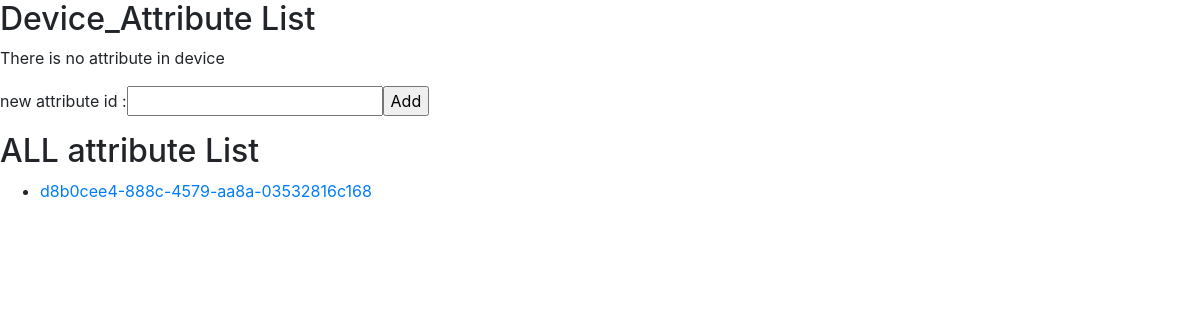
The page /api/v1/device/28fb2f49-3aaf-4c02-975c-9a4e72ce02de/attribute/ on the database as committed earlier.
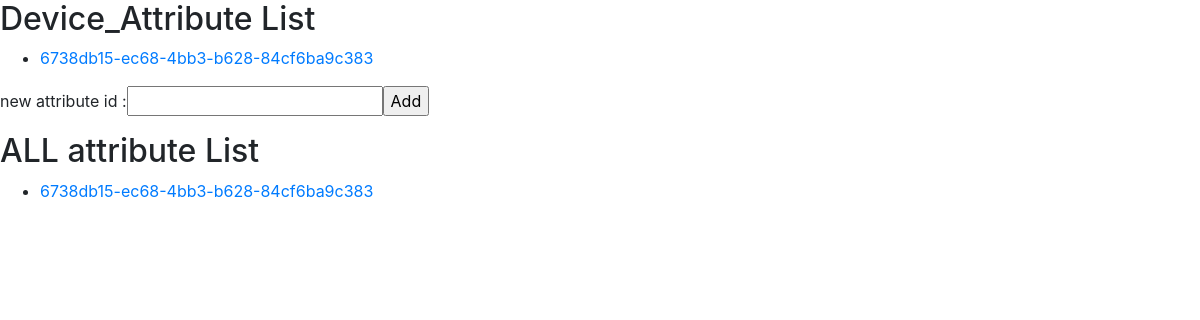
The same page on the database as committed later.
### attribute/models.py (models this page shows)
class Attribute(models.Model):
    id = models.CharField(max_length=36, primary_key=True, default=uuid.uuid4())
    key = models.CharField(max_length=50)
    label_ko = models.CharField(max_length=50)
    label_en = models.CharField(max_length=50)
    super_permission = models.IntegerField()
    user_permission = models.IntegerField()
    is_object = models.BooleanField()
    is_array = models.BooleanField()
    is_object_array = models.BooleanField()
    created_at = models.DateTimeField(auto_now_add=True)
    updated_at = models.DateTimeField(auto_now=True)

### device/models.py (models this page shows)
class Device_Attribute(models.Model):
    device = models.ForeignKey(Device, on_delete=models.CASCADE)
    attribute = models.ForeignKey('attribute.Attribute', on_delete=models.CASCADE)

### device/views.py (the view, shortened to what this page needs)
# urls.py: path('<device_id>/attribute/',views.device_attribute),
@csrf_exempt
def device_attribute(request, device_id):
    if request.method == 'GET':
        device_attribute_list = Device_Attribute.objects.filter(device_id=device_id)
        attribute_list = Attribute.objects.all()
        context = {'category': 'device', 'sub_category': 'attribute', 'included_list': device_attribute_list,
                   'sub_list': attribute_list}
        return render(request, 'deviceattributeviewer.html', context)

### templates/deviceattributeviewer.html
{% load static %}
<link rel="stylesheet" type="text/css" href="{% static 'bootstrap.min.css' %}">
<h2>Device_Attribute List</h2>
{% if included_list %}
    <ul>
    {% for included in included_list %}
        <div class = "form-inline form-group">
            <li><a href="{{ included.attribute.id }}">{{ included.attribute.id }}</a></li>
        </div>
    {% endfor %}
    </ul>
    {% else %}
    <p>There is no {{ sub_category }} in {{ category }}</p>
{% endif %}
<form method = "POST">
        <div class = "form-inline form-group">
            <label> new attribute id : </label><label>
            <input name="id" type="text">
            <input type="submit" value = "Add">
        </label>
        </div>
</form>
<h2> ALL {{ sub_category }} List</h2>
{% if sub_list %}
    <ul>
    {% for item in sub_list %}
      <li><a href='/api/v1/{{ sub_category }}/{{ item.id }}'>{{ item.id }}</a></li>
    {% endfor %}
    </ul>
{% endif %}

Rows that differ between the two databases and show on the page:
removed Attribute: id "d8b0cee4-888c-4579-aa8a-03532816c168"
added Device_Attribute: attribute.id "6738db15-ec68-4bb3-b628-84cf6ba9c383"
added Attribute: id "6738db15-ec68-4bb3-b628-84cf6ba9c383"
Other text that changed with them:
{{ sub_category }}: "attribute" → (not shown)
{{ category }}: "device" → (not shown)
text no longer shown: "There is no in"
